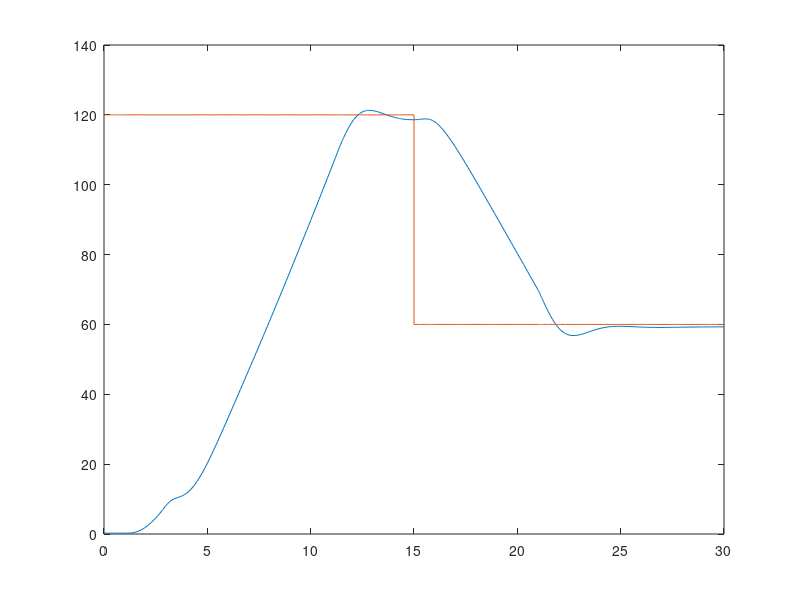

Write the MATLAB code that produced this figure. (Note: this script raises an error after producing the figure.)
clc;
clear;
close all;

% %% t
% t = out.tout(:);
% save ('tz3.mat','t');
% 
% %% h
% h=out.h(:);
% save('hz3.mat','h');
% 
% comm_h=out.comm_h(:);
% save('comm_hz3.mat','comm_h');
% 
% %% Va
% 
% Va=out.Va(:);
% save('Vze3.mat','Va');
% 
% comm_Va=out.comm_Va(:);
% save('comm_Vze3.mat','comm_Va');
% 
% %% course
% course=out.course(:);
% save('coursze3.mat','course');
% 
% comm_course=out.comm_h;
% save('comm_coursze3.mat','comm_course');
% 
% 


%% e1
%% t
te1 = load("te1.mat");

%% h
he1 = load("he1.mat");

comm_he1 = load('comm_he1.mat');

%% Va

Vae1 = load('Vae1.mat');

comm_Vae1 = load('comm_Vae1.mat');

%% course
coursee1 =load('coursee1.mat');

comm_course=load('comm_coursee1.mat');


plot(te1.t,he1.h,te1.t,comm_he1.comm_h);




%% e2
%% t
te2 = load("te2.mat");

%% h
he2 = load("he2.mat");

comm_he2 = load('comm_he2.mat');

%% Va

Vae2 = load('Vae2.mat');

comm_Vae2 = load('comm_Vae2.mat');

%% course
coursee2 =load('coursee2.mat');

comm_coursee2=load('comm_coursee2.mat');

%% e3
%% t
te3 = load("te3.mat");

%% h
he3 = load("he3.mat");

comm_he3 = load('comm_he3.mat');

%% Va

Vae3 = load('Vae3.mat');

comm_Vae3 = load('comm_Vae3.mat');

%% course
coursee3 =load('coursee3.mat');

comm_coursee3=load('comm_coursee3.mat');


%% zita2
%% t
tz2 = load("tz2.mat");

%% h
hz2 = load("hz2.mat");

comm_hz2 = load('comm_hz2.mat');

%% Va

Vze2 = load('Vze2.mat');

comm_Vze2 = load('comm_Vze2.mat');

%% course
coursze2 =load('coursze2.mat');

comm_coursze2=load('comm_coursze2.mat');

%% zita3
%% t
tz3 = load("tz3.mat");

%% h
hz3 = load("hz3.mat");

comm_hz3 = load('comm_hz3.mat');

%% Va

Vze3 = load('Vze3.mat');

comm_Vze3 = load('comm_Vze3.mat');

%% course
coursze3 =load('coursze3.mat');

comm_coursze3=load('comm_coursze3.mat');




figure(1)
plot(te1.t,he1.h,te2.t,he2.h,te3.t,he3.h, te2.t,comm_he2.comm_h)
hold on
grid on
axis([0 30 40 130])
xlabel('t(s)','Interpreter','latex','FontSize',12);
ylabel('H(m)','Interpreter','latex','FontSize',12')
lgd = legend('$e_{max}$ = 0.1','$e_{max}$ = 0.005','$e_{max}$ = 0.5','$H_{com}$');
lgd.Interpreter = 'latex'; 
lgd.FontSize = 11;


figure(2)
comm_Va = comm_Vae1.comm_Va*ones(1,length(te1.t));
plot(te1.t,Vae1.Va, te2.t,Vae2.Va, te3.t,Vae3.Va, te1.t,comm_Va)
hold on
grid on
axis([0 30 15 35])
xlabel('t(s)','Interpreter','latex','FontSize',12);
ylabel('Va(m/s)','Interpreter','latex','FontSize',12')
lgd = legend('$e_{max}$ = 0.1','$e_{max}$ = 0.005','$e_{max}$ = 0.5','$V_{a,com}$');
lgd.Interpreter = 'latex'; 
lgd.FontSize = 11;

figure(3)
plot(te2.t,he2.h,tz2.t,hz2.h,tz3.t,hz3.h, te2.t,comm_he2.comm_h);
hold on
grid on
axis([0 30 40 130])
xlabel('t(s)','Interpreter','latex','FontSize',12);
ylabel('H(m)','Interpreter','latex','FontSize',12')
lgd = legend('$\zeta_1$ = 0.9','$\zeta_2$ = 0.1','$\zeta_3$ = 0.001','$H_{com}$');
lgd.Interpreter = 'latex'; 
lgd.FontSize = 11;

figure(4)
plot(te2.t,Vae2.Va, tz2.t,Vze2.Va, tz3.t,Vze3.Va, te1.t,comm_Va)
hold on
grid on
axis([0 30 15 35])
xlabel('t(s)','Interpreter','latex','FontSize',12);
ylabel('Va(m/s)','Interpreter','latex','FontSize',12')
lgd = legend('$\zeta_1$ = 0.9','$\zeta_2$ = 0.1','$\zeta_3$ = 0.001','$V_{a,com}$');
lgd.Interpreter = 'latex'; 
lgd.FontSize = 11;

